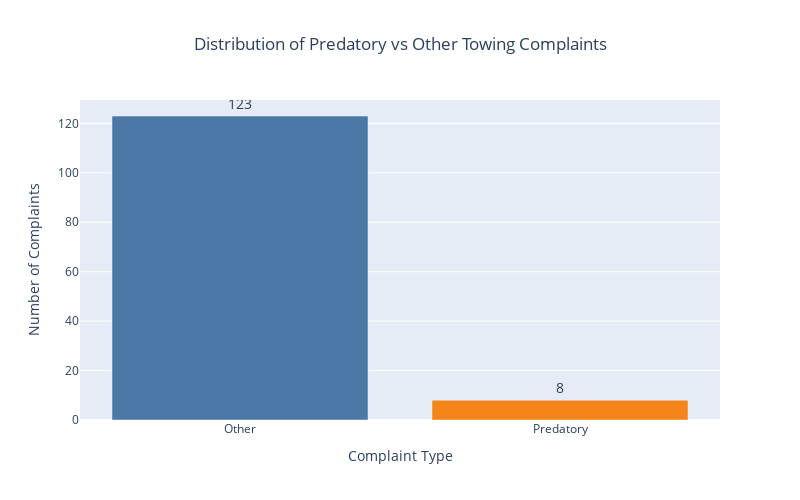

The cell this chart's notebook holds for it:
### Code cell
import plotly.express as px

# Create a count of predatory vs other complaints
predatory_counts = complaints['Predatory'].value_counts().reset_index()
predatory_counts.columns = ['Type', 'Count']
predatory_counts['Type'] = predatory_counts['Type'].map({1: 'Predatory', 0: 'Other'})

# Create bar graph
fig = px.bar(
    predatory_counts,
    x='Type',
    y='Count',
    title='Distribution of Predatory vs Other Towing Complaints',
    color='Type',
    color_discrete_sequence=px.colors.qualitative.T10,
    text='Count'  # Display count on bars
)

# Update layout
fig.update_layout(
    width=800,
    height=500,
    title_x=0.5,  # Center title
    showlegend=False,  # Hide legend since colors are self-explanatory
    xaxis_title="Complaint Type",
    yaxis_title="Number of Complaints"
)

# Update text position
fig.update_traces(
    textposition='outside',
    textfont=dict(size=14)
)

fig.show()

### Figure 1 — Plotly figure (JSON) as saved in the notebook; plotly's stock layout.template omitted (floating-point values rounded to 4 significant figures)
{"data": [{"alignmentgroup": "True", "hovertemplate": "Type=%{x}<br>Count=%{text}<extra></extra>", "legendgroup": "Other", "marker": {"color": "#4C78A8", "pattern": {"shape": ""}}, "name": "Other", "offsetgroup": "Other", "orientation": "v", "showlegend": true, "text": [123], "textfont": {"size": 14}, "textposition": "outside", "type": "bar", "x": ["Other"], "xaxis": "x", "y": [123], "yaxis": "y"}, {"alignmentgroup": "True", "hovertemplate": "Type=%{x}<br>Count=%{text}<extra></extra>", "legendgroup": "Predatory", "marker": {"color": "#F58518", "pattern": {"shape": ""}}, "name": "Predatory", "offsetgroup": "Predatory", "orientation": "v", "showlegend": true, "text": [8], "textfont": {"size": 14}, "textposition": "outside", "type": "bar", "x": ["Predatory"], "xaxis": "x", "y": [8], "yaxis": "y"}], "layout": {"barmode": "relative", "height": 500, "legend": {"title": {"text": "Type"}, "tracegroupgap": 0}, "showlegend": false, "title": {"text": "Distribution of Predatory vs Other Towing Complaints", "x": 0.5}, "width": 800, "xaxis": {"anchor": "y", "categoryarray": ["Other", "Predatory"], "categoryorder": "array", "domain": [0, 1], "title": {"text": "Complaint Type"}}, "yaxis": {"anchor": "x", "domain": [0, 1], "title": {"text": "Number of Complaints"}}}}
